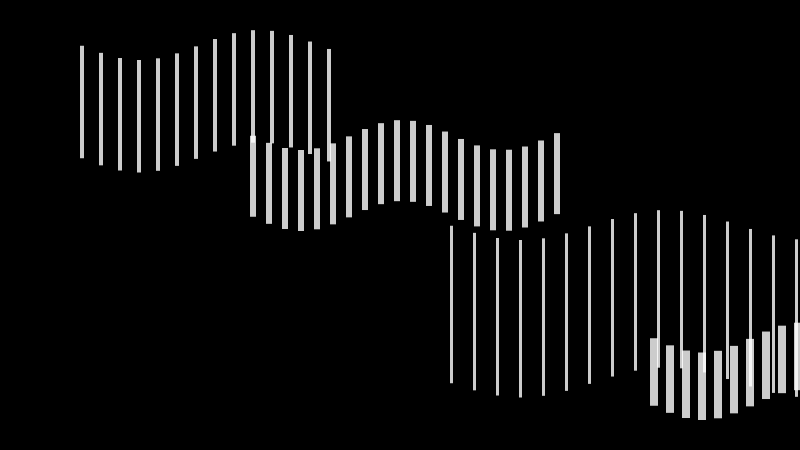
Frame 1 (no input)
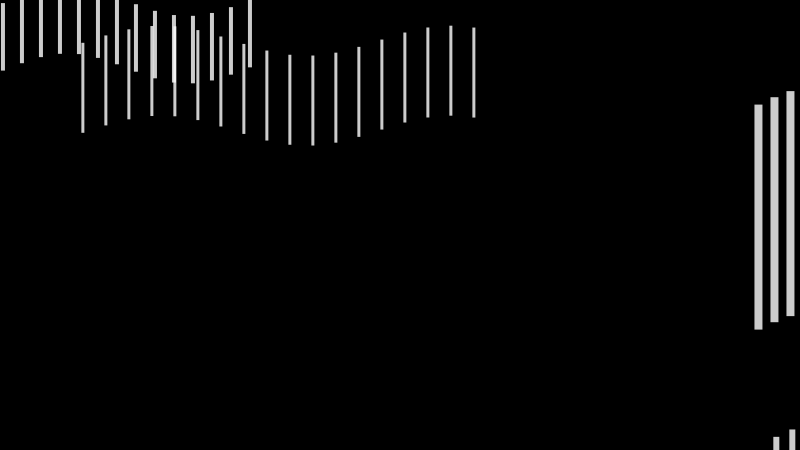
Frame 60 (the mouse pressed at the canvas centre just before this capture)
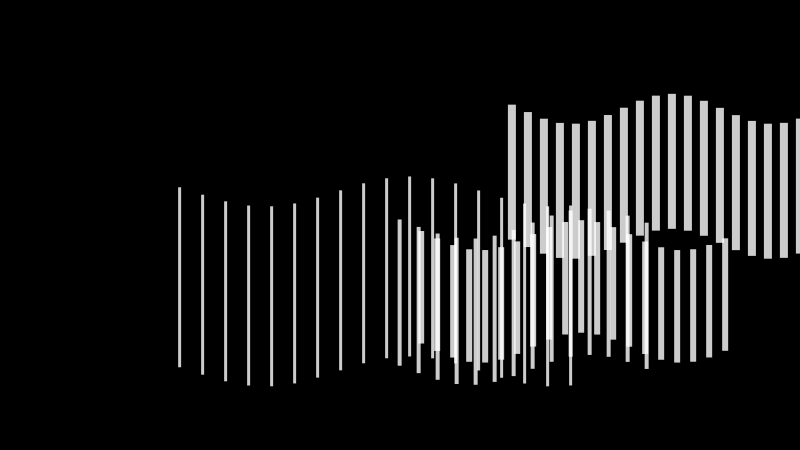
Frame 120 (the mouse held since frame 60 and released just before this capture)

The Processing sketch that drew these frames (run headless with seeded random() and noise(); from frame 60 on, the mouse is pressed at the canvas centre):

// Processing sketch: Objects
// ── Objects.pde
/**
 * Objects
 * by hbarragan.
 * 
 * Move the cursor across the image to change the speed and positions
 * of the geometry. The class MRect defines a group of lines.
 */

MRect r1, r2, r3, r4;

void setup()
{
  size(800, 450);

  fill(255, 204);
  noStroke();

  r1 = new MRect(4, 80.0, 0.25, 0.1*height, 15.0, 14.0);
  r2 = new MRect(6, 250.0, 0.18, 0.3*height, 10.0, 20.0);
  r3 = new MRect(3, 450.0, 0.35, 0.5*height, 20.0, 18.0);
  r4 = new MRect(8, 650.0, 0.15, 0.75*height, 8.0, 25.0);
}

void draw()
{
  background(0);

  // Dibujar los cuatro grupos
  r1.display();
  r2.display();
  r3.display();
  r4.display();

  // Cada grupo responde de una manera diferente

  // r1 sigue al mouse normalmente
  r1.move(mouseX, mouseY, 12);

  // r2 se mueve en dirección contraria
  r2.move(width - mouseX, height - mouseY, 20);

  // r3 sigue al mouse lentamente
  r3.move(mouseX * 0.5, mouseY, 35);

  // r4 utiliza el mouse invertido horizontalmente
  r4.move(width - mouseX, mouseY * 0.5, 50);


  // Cambiar la altura de cada grupo según el mouse

  r1.h = map(mouseX, 0, width, 0.15, 0.5);
  r2.h = map(mouseY, 0, height, 0.1, 0.4);
  r3.h = map(mouseX, 0, width, 0.2, 0.6);
  r4.h = map(mouseY, height, 0, 0.1, 0.5);
}


class MRect
{
  int w;
  float xpos;
  float h;
  float ypos;
  float d;
  float t;

  MRect(int iw, float ixp, float ih, float iyp, float id, float it) {
    w = iw;
    xpos = ixp;
    h = ih;
    ypos = iyp;
    d = id;
    t = it;
  }


  void move(float posX, float posY, float damping) {

    // Movimiento horizontal
    float dif = xpos - posX;

    if (abs(dif) > 1) {
      xpos -= dif/damping;
    }

    // Movimiento vertical
    dif = ypos - posY;

    if (abs(dif) > 1) {
      ypos -= dif/damping;
    }
  }


  void display() {

    // Crear las barras
    for (int i = 0; i < t; i++) {

      // Separación entre cada barra
      float x = xpos + (i * (d + w));

      // Efecto de onda
      float wave = sin(frameCount * 0.05 + i * 0.5) * 15;

      rect(
        x,
        ypos + wave,
        w,
        height * h
      );
    }
  }
}
